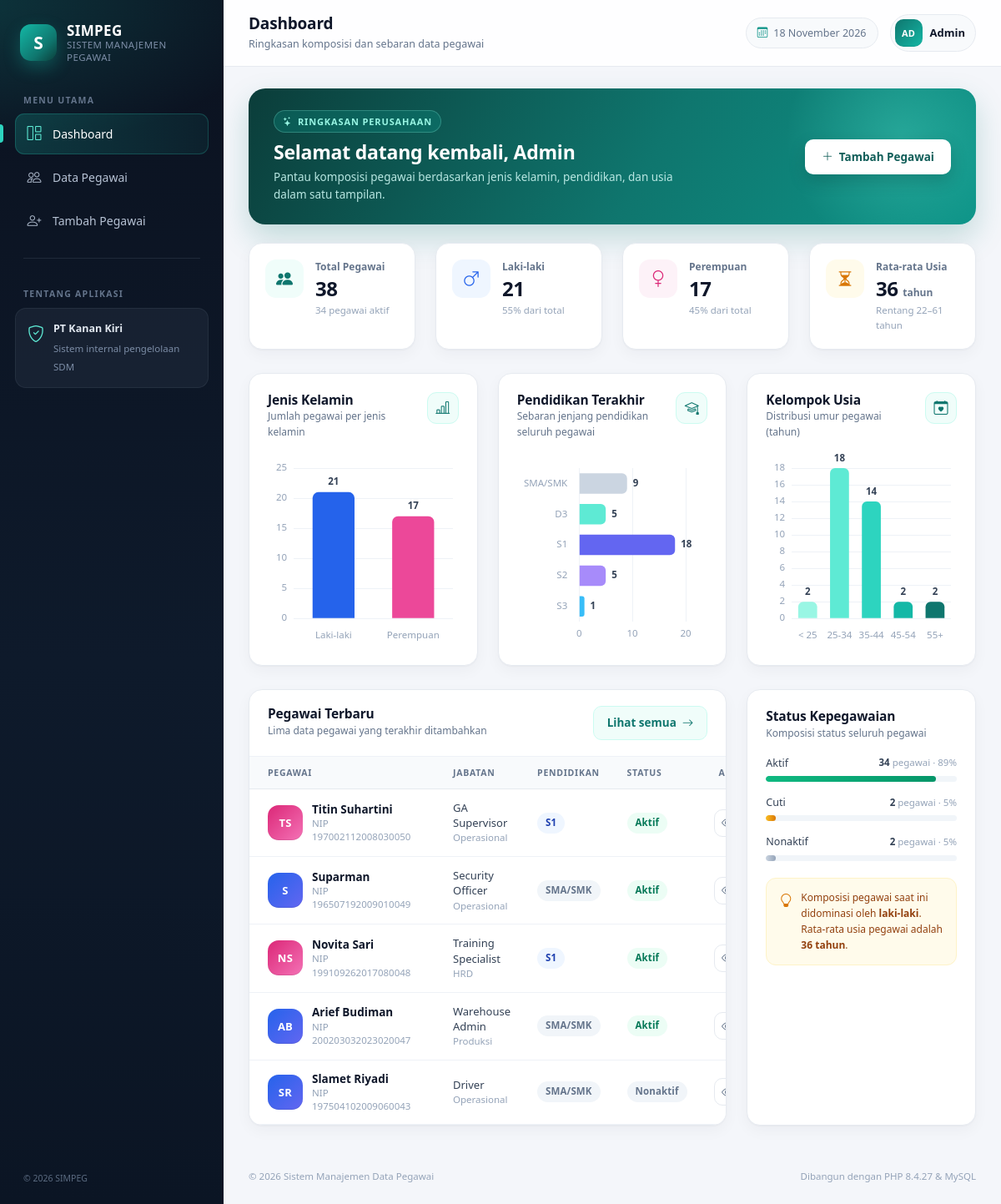
The page /public/index.php on the database its author committed.
### tables this page shows
CREATE TABLE IF NOT EXISTS `employees` (
    `id`                  INT UNSIGNED NOT NULL AUTO_INCREMENT,
    `nip`                 VARCHAR(20)  NOT NULL,
    `nama`                VARCHAR(100) NOT NULL,
    `jenis_kelamin`       ENUM('L', 'P') NOT NULL,
    `tanggal_lahir`       DATE NOT NULL,
    `pendidikan_terakhir` ENUM('SMA/SMK', 'D3', 'S1', 'S2', 'S3') NOT NULL,
    `jabatan`             VARCHAR(100) NOT NULL,
    `departemen`          VARCHAR(50)  NOT NULL,
    `email`               VARCHAR(100) NOT NULL,
    `telepon`             VARCHAR(20)  NOT NULL,
    `alamat`              VARCHAR(255) NULL,
    `tanggal_masuk`       DATE NOT NULL,
    `status`              ENUM('Aktif', 'Cuti', 'Nonaktif') NOT NULL DEFAULT 'Aktif',
    `created_at`          TIMESTAMP NOT NULL DEFAULT CURRENT_TIMESTAMP,
    `updated_at`          TIMESTAMP NOT NULL DEFAULT CURRENT_TIMESTAMP ON UPDATE CURRENT_TIMESTAMP,
    PRIMARY KEY (`id`),
    UNIQUE KEY `uq_employees_nip` (`nip`),
    UNIQUE KEY `uq_employees_email` (`email`),
    KEY `idx_employees_nama` (`nama`),
    KEY `idx_employees_gender` (`jenis_kelamin`),
    KEY `idx_employees_education` (`pendidikan_terakhir`),
    KEY `idx_employees_status` (`status`),
    KEY `idx_employees_masuk` (`tanggal_masuk`)
);

### public/index.php (the view, shortened to what the rows shown need)
<?php
$repository = new EmployeeRepository(Database::connection());
$dashboard  = new DashboardService($repository);
$summary    = $dashboard->summary();
$recent     = $repository->recent(5);
$stats      = $summary['statistics'];
$chartPayload = [
    'gender'    => $summary['gender'],
    'education' => $summary['education'],
    'age'       => $summary['age'],
];
?>
<?php require __DIR__ . '/partials/header.php'; ?>
<section class="hero-banner">
    <div class="hero-copy">
        <h2>Selamat datang kembali, Admin</h2>
    </div>
</section>
<div class="row g-3 g-xl-4 mt-1">
    <div class="col-xl-8">
        <article class="panel panel-table h-100">
            <div class="table-responsive">
                <table class="table app-table align-middle mb-0">
                    <thead>
                        <tr>
                            <th scope="col">Pegawai</th>
                            <th scope="col">Jabatan</th>
                            <th scope="col">Pendidikan</th>
                            <th scope="col">Status</th>
                            <th scope="col" class="text-end">Aksi</th>
                        </tr>
                    </thead>
                    <tbody>
                        <?php foreach ($recent as $employee): ?>
                            <tr>
                                <td>
                                    <div class="person-cell">
                                        <span class="avatar avatar-<?= $employee['jenis_kelamin'] === 'L' ? 'blue' : 'pink' ?>">
                                            <?= e(initial_from_name($employee['nama'])) ?>
                                        </span>
                                        <div>
                                            <a class="person-name"
                                               href="<?= e(url('employees/show.php?id=' . (int) $employee['id'])) ?>">
                                                <?= e($employee['nama']) ?>
                                            </a>
                                            <span class="person-sub">NIP <?= e($employee['nip']) ?></span>
                                        </div>
                                    </div>
                                </td>
                                <td>
                                    <span class="cell-main"><?= e($employee['jabatan']) ?></span>
                                    <span class="cell-sub"><?= e($employee['departemen']) ?></span>
                                </td>
                                <td>
                                    <span class="badge <?= e(education_badge_class($employee['pendidikan_terakhir'])) ?>">
                                        <?= e($employee['pendidikan_terakhir']) ?>
                                    </span>
                                </td>
                                <td>
                                    <span class="badge <?= e(status_badge_class($employee['status'])) ?>">
                                        <?= e($employee['status']) ?>
                                    </span>
                                </td>
                                <td class="text-end">
                                    <a href="<?= e(url('employees/show.php?id=' . (int) $employee['id'])) ?>"
                                       class="btn-icon-sm" title="Lihat detail" aria-label="Lihat detail <?= e($employee['nama']) ?>">
                                        <i class="bi bi-eye"></i>
                                    </a>
                                </td>
                            </tr>
                        <?php endforeach; ?>
                    </tbody>
                </table>
            </div>
        </article>
    </div>
    <div class="col-xl-4">
        <article class="panel h-100">
            <?php foreach ($summary['status'] as $status => $count): ?>
                <?php
                $percent = $stats['total'] > 0 ? (int) round($count / $stats['total'] * 100) : 0;
                $barClass = match ($status) {
                    'Aktif'    => 'bar-success',
                    'Cuti'     => 'bar-warning',
                    default    => 'bar-secondary',
                };
                ?>
                <div class="status-row">
                    <div class="status-head">
                        <span><?= e($status) ?></span>
                        <span><strong><?= number_format($count, 0, ',', '.') ?></strong> pegawai &middot; <?= $percent ?>%</span>
                    </div>
                    <div class="progress app-progress">
                        <div class="progress-bar <?= e($barClass) ?>" style="width: <?= $percent ?>%"></div>
                    </div>
                </div>
            <?php endforeach; ?>
        </article>
    </div>
</div>
<script>
    window.SIMPEG_CHARTS = <?= json_encode($chartPayload, JSON_HEX_TAG | JSON_HEX_APOS | JSON_HEX_QUOT | JSON_HEX_AMP) ?>;
</script>
<?php require __DIR__ . '/partials/footer.php'; ?>

### rows shown on the page
employees: nama "TS", nama "Titin Suhartini", nip "197002112008030050", jabatan "GA Supervisor", departemen "Operasional", pendidikan_terakhir "S1", status "Aktif"
employees: nama "S", nama "Suparman", nip "196507192009010049", jabatan "Security Officer", departemen "Operasional", pendidikan_terakhir "SMA/SMK", status "Aktif"
employees: nama "NS", nama "Novita Sari", nip "199109262017080048", jabatan "Training Specialist", departemen "HRD", pendidikan_terakhir "S1", status "Aktif"
employees: nama "AB", nama "Arief Budiman", nip "200203032023020047", jabatan "Warehouse Admin", departemen "Produksi", pendidikan_terakhir "SMA/SMK", status "Aktif"
employees: nama "SR", nama "Slamet Riyadi", nip "197504102009060043", jabatan "Driver", departemen "Operasional", pendidikan_terakhir "SMA/SMK", status "Nonaktif"

### other values the page prints
config('app.name') "SIMPEG"
$item['label'] "Dashboard"
$item['label'] "Data Pegawai"
$item['label'] "Tambah Pegawai"
config('app.company') "PT Kanan Kiri"
$pageTitle "Dashboard"
$pageSubtitle "Ringkasan komposisi dan sebaran data pegawai"
$todayLabel "18 November 2026"
$stats['total'] "38"
$stats['aktif'] "34"
$stats['laki_laki'] "21"
$stats['laki_laki'] / $stats['total'] * 100 "55"
$stats['perempuan'] "17"
$stats['perempuan'] / $stats['total'] * 100 "45"
$summary['average_age'] "36"
